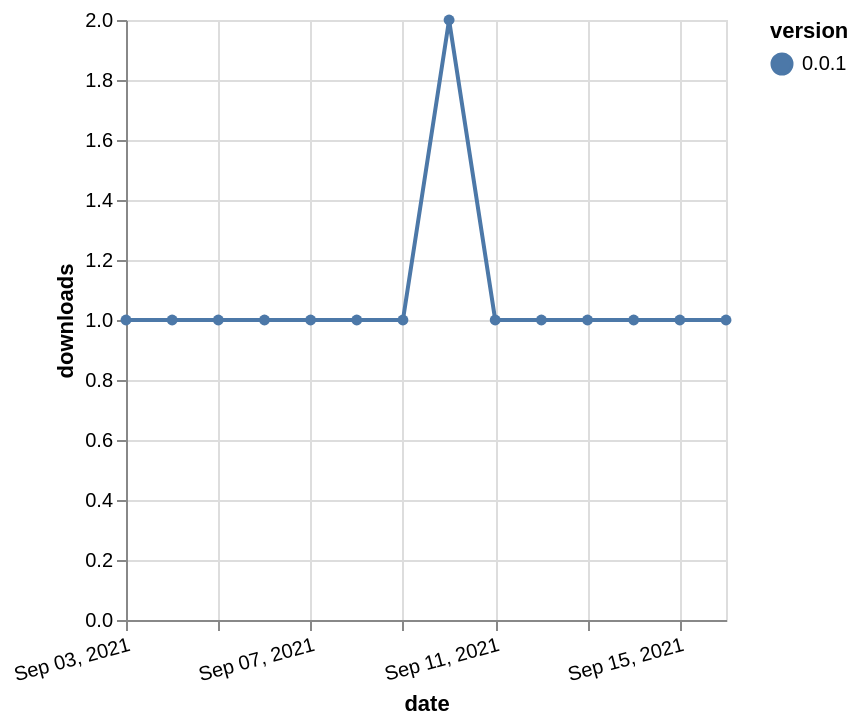

The specification (Vega-Lite) saved for this image:
### Vega-Lite specification from a JSON file in a GitHub repository (floating-point values rounded to 4 significant figures)
{"$schema": "https://vega.github.io/schema/vega-lite/v5.json", "description": "A simple bar chart with embedded data.", "data": {"values": [{"date": "2021-09-03", "total": 132, "delta": 1, "version": "0.0.1"}, {"date": "2021-09-04", "total": 133, "delta": 1, "version": "0.0.1"}, {"date": "2021-09-05", "total": 134, "delta": 1, "version": "0.0.1"}, {"date": "2021-09-06", "total": 135, "delta": 1, "version": "0.0.1"}, {"date": "2021-09-07", "total": 136, "delta": 1, "version": "0.0.1"}, {"date": "2021-09-08", "total": 137, "delta": 1, "version": "0.0.1"}, {"date": "2021-09-09", "total": 138, "delta": 1, "version": "0.0.1"}, {"date": "2021-09-10", "total": 140, "delta": 2, "version": "0.0.1"}, {"date": "2021-09-11", "total": 141, "delta": 1, "version": "0.0.1"}, {"date": "2021-09-12", "total": 142, "delta": 1, "version": "0.0.1"}, {"date": "2021-09-13", "total": 143, "delta": 1, "version": "0.0.1"}, {"date": "2021-09-14", "total": 144, "delta": 1, "version": "0.0.1"}, {"date": "2021-09-15", "total": 145, "delta": 1, "version": "0.0.1"}, {"date": "2021-09-16", "total": 146, "delta": 1, "version": "0.0.1"}]}, "width": "container", "mark": {"type": "line", "point": {"filled": true}}, "encoding": {"x": {"field": "date", "type": "temporal", "timeUnit": "yearmonthdate", "title": "date", "axis": {"labelAngle": -15}}, "y": {"field": "delta", "type": "quantitative", "title": "downloads"}, "color": {"field": "version", "type": "nominal"}, "tooltip": {"field": "delta"}}}
